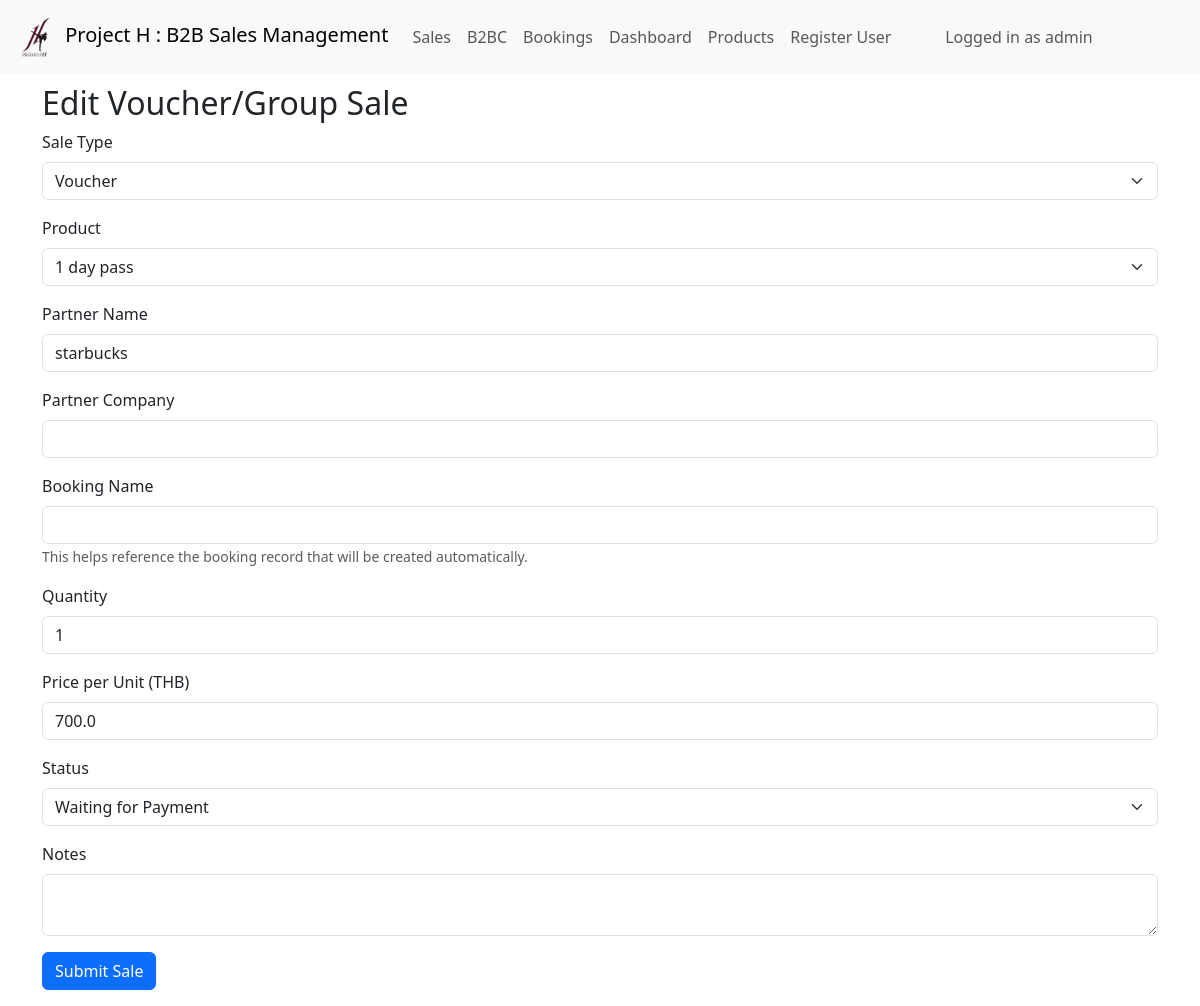
The page /sales/edit_sale/1 (signed in) on the database as committed earlier.
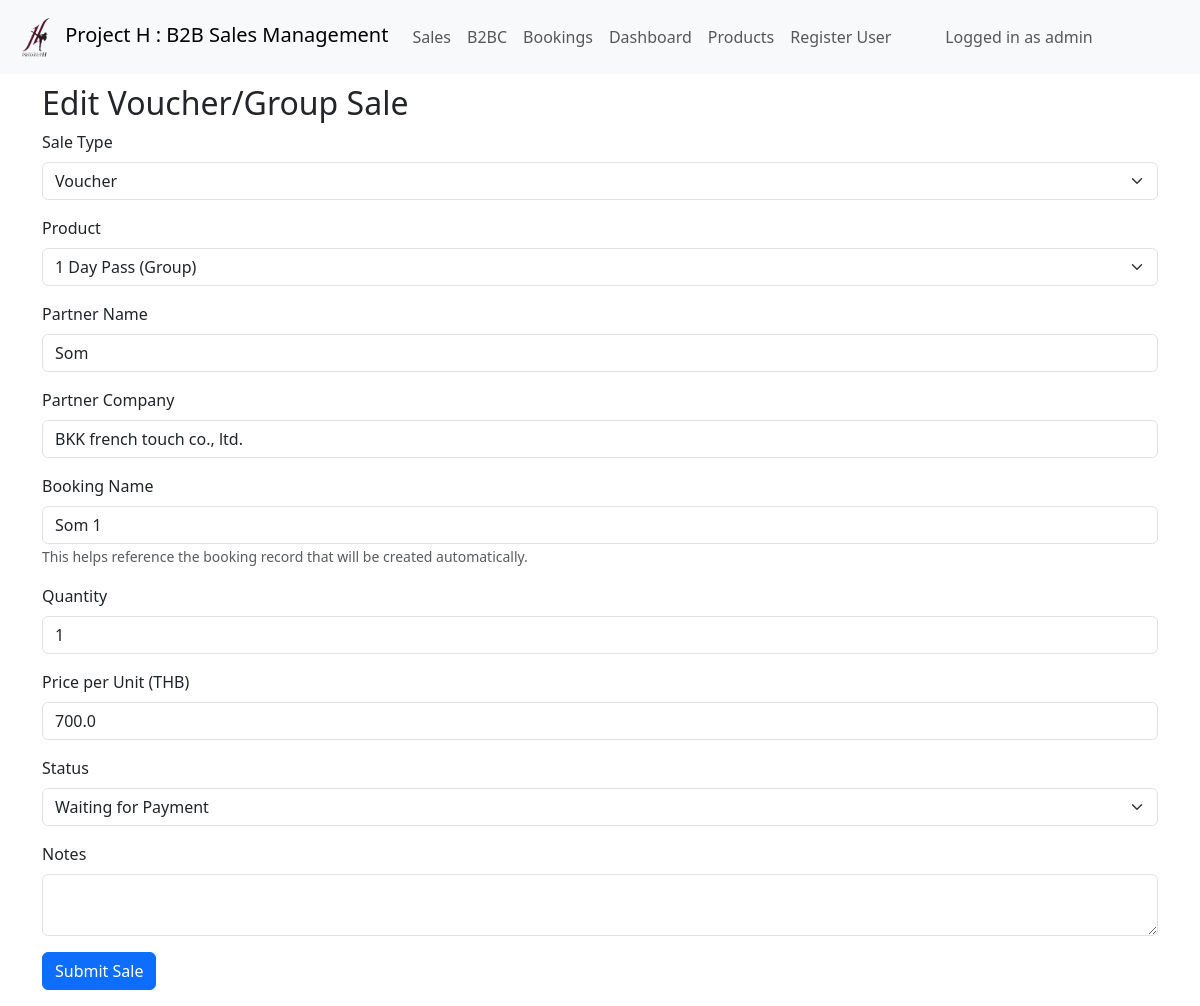
The same page on the database as committed later.
### models.py (models this page shows, shortened)
class SalesVoucherGroup(db.Model):
    __tablename__ = 'sales_voucher_group'
    id = db.Column(db.Integer, primary_key=True)
    sale_date = db.Column(db.DateTime, default=datetime.utcnow)
    sale_type = db.Column(db.String(50), nullable=False)
    product_name = db.Column(db.String(100), nullable=True)
    quantity = db.Column(db.Integer, default=1)
    price_per_unit = db.Column(db.Float, default=0.0)
    total_price = db.Column(db.Float, default=0.0)
    vat_7 = db.Column(db.Float, default=0.0)
    total_sale = db.Column(db.Float, default=0.0)
    partner_name = db.Column(db.String(100))
    partner_company = db.Column(db.String(100))
    branch_id = db.Column(db.Integer, db.ForeignKey('branches.id'), nullable=True)
    noted = db.Column(db.Text)
    sale_date = db.Column(db.DateTime, default=datetime.utcnow)
    salesperson_id = db.Column(db.Integer, db.ForeignKey('users.id'), nullable=True)
    status = db.Column(db.String(50), default='waiting')
    salesperson = db.relationship('User', backref='voucher_group_sales', foreign_keys=[salesperson_id])
    bookings = db.relationship(
        'Booking',
        backref='voucher_group_sale',
        lazy=True,
        cascade='all, delete-orphan',
        passive_deletes=True
    )

class Booking(db.Model):
    __tablename__ = 'bookings'
    id = db.Column(db.Integer, primary_key=True)
    voucher_group_sale_id = db.Column(
        db.Integer,
        db.ForeignKey('sales_voucher_group.id', ondelete='CASCADE'),
        nullable=True
    )
    booking_name = db.Column(db.String(100), nullable=True)
    booking_date = db.Column(db.Date)
    time_slot = db.Column(db.String(50))
    status = db.Column(db.String(50), default='not_booked')
    actual_quantity = db.Column(db.Integer, default=0)
    noted = db.Column(db.Text)
    branch_id = db.Column(db.Integer, db.ForeignKey('branches.id'), nullable=True)

### views/sales.py (the view, shortened to what this page needs)
@sales_bp.route('/edit_sale/<int:sale_id>', methods=['GET', 'POST'])
@login_required
@roles_required('admin', 'branch_staff')
def edit_sale(sale_id):
    sale = SalesVoucherGroup.query.get_or_404(sale_id)
    form = VoucherGroupSaleForm(obj=sale)
    products = Product.query.order_by(Product.name).all()
    form.product_id.choices = [(p.id, p.name) for p in products]
    matching_product = Product.query.filter_by(name=sale.product_name).first()
    if request.method == 'GET':
        if matching_product:
            form.product_id.data = matching_product.id
        form.status.data = sale.status
        if sale.bookings:
            form.booking_name.data = sale.bookings[0].booking_name or ''
    return render_template('sales/new_voucher_group_sale.html', form=form, editing=True)

### forms.py
class VoucherGroupSaleForm(FlaskForm):
    id = HiddenField("ID")  # For editing existing record
    sale_type = SelectField('Sale Type', choices=[('voucher', 'Voucher'), ('group', 'Group')], validators=[DataRequired()])
    product_id = SelectField('Product', coerce=int, validators=[DataRequired()])
    partner_name = StringField('Partner Name', validators=[Optional(), Length(max=100)])
    partner_company = StringField('Partner Company', validators=[Optional(), Length(max=100)])
    booking_name = StringField('Booking Name', validators=[Optional(), Length(max=100)])
    quantity = FloatField('Quantity', validators=[DataRequired()])
    price_per_unit = FloatField('Price per Unit (THB)', validators=[DataRequired()])
    status = SelectField(
        'Status',
        choices=[('waiting', 'Waiting for Payment'), ('paid', 'Paid'), ('canceled', 'Canceled')],
        validators=[DataRequired()],
        default='waiting'
    )
    noted = TextAreaField('Notes', validators=[Optional()])
    submit = SubmitField('Submit Sale')

### templates/sales/new_voucher_group_sale.html (shortened to what this page needs)
{% extends 'base.html' %}
{% block content %}
<h2>{% if editing %}Edit{% else %}New{% endif %} Voucher/Group Sale</h2>
<form method="POST">
    <div class="mb-3">
        {{ form.sale_type.label(class="form-label") }}
        {{ form.sale_type(class="form-select") }}
    </div>
    <div class="mb-3">
        {{ form.product_id.label(class="form-label") }}
        {{ form.product_id(class="form-select") }}
    </div>
    <div class="mb-3">
        {{ form.partner_name.label(class="form-label") }}
        {{ form.partner_name(class="form-control") }}
    </div>
    <div class="mb-3">
        {{ form.partner_company.label(class="form-label") }}
        {{ form.partner_company(class="form-control") }}
    </div>
    <div class="mb-3">
        {{ form.booking_name.label(class="form-label") }}
        {{ form.booking_name(class="form-control") }}
        <small class="text-muted">This helps reference the booking record that will be created automatically.</small>
    </div>
    <div class="mb-3">
        {{ form.quantity.label(class="form-label") }}
        {{ form.quantity(class="form-control") }}
    </div>
    <div class="mb-3">
        {{ form.price_per_unit.label(class="form-label") }}
        {{ form.price_per_unit(class="form-control") }}
    </div>
    <div class="mb-3">
        {{ form.status.label(class="form-label") }}
        {{ form.status(class="form-select") }}
    </div>
    <div class="mb-3">
        {{ form.noted.label(class="form-label") }}
        {{ form.noted(class="form-control") }}
    </div>
    <div class="mb-3">
        {{ form.submit(class="btn btn-primary") }}
    </div>
</form>
{% endblock %}

Rows that differ between the two databases and show on the page:
changed SalesVoucherGroup "Voucher": partner_name "starbucks" → "Som"; partner_company (not shown) → "BKK french touch co., ltd."
now on this page (row edited): Booking: booking_name "Som 1"
Other text that changed with them:
form field product_id: "1 day pass" → "1 Day Pass (Group)"
